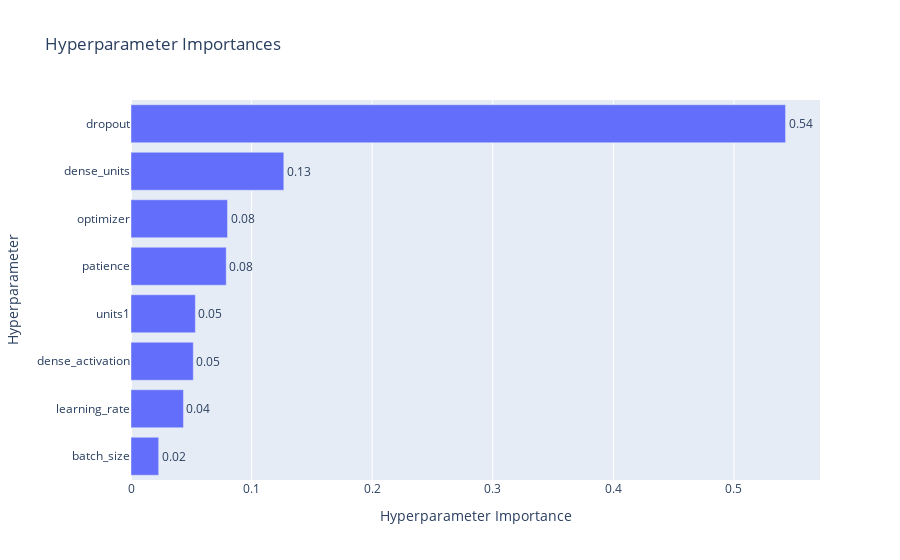
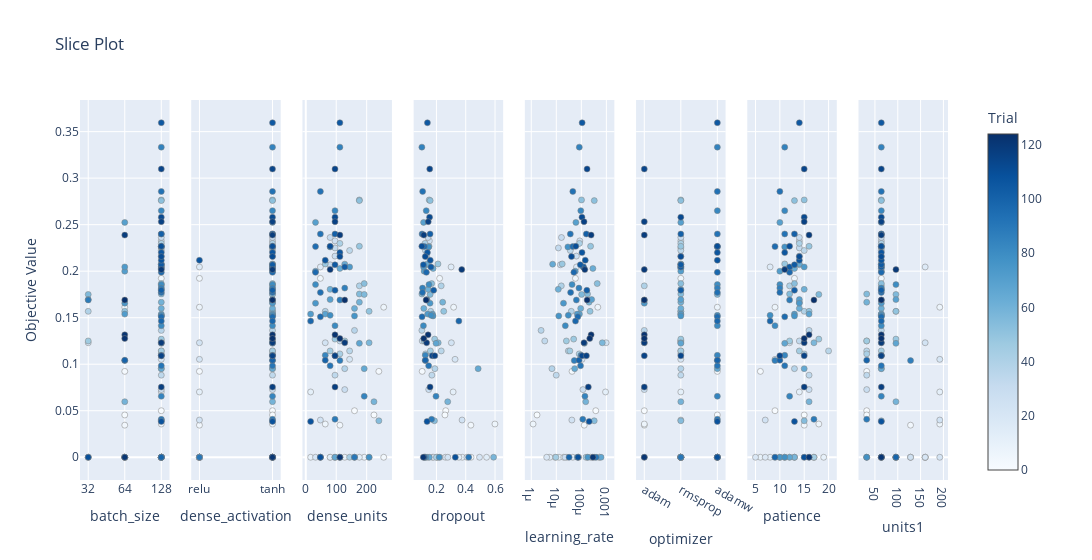

The notebook cell saved with these charts, in order:
### Code cell
# --- Celda Nueva: Análisis de Hiperparámetros ---
from optuna.visualization import plot_param_importances, plot_slice

# 1. Gráfico de Importancia de Hiperparámetros
# Muestra qué hiperparámetros tuvieron el mayor impacto en el score.
param_importances = plot_param_importances(study)
param_importances.show()

# 2. Gráfico de Corte (Slice Plot)
# Muestra cómo varía el score para cada valor de cada hiperparámetro.
# Es excelente para ver los "rangos buenos" de cada parámetro.
slice_plot = plot_slice(study)
slice_plot.show()
